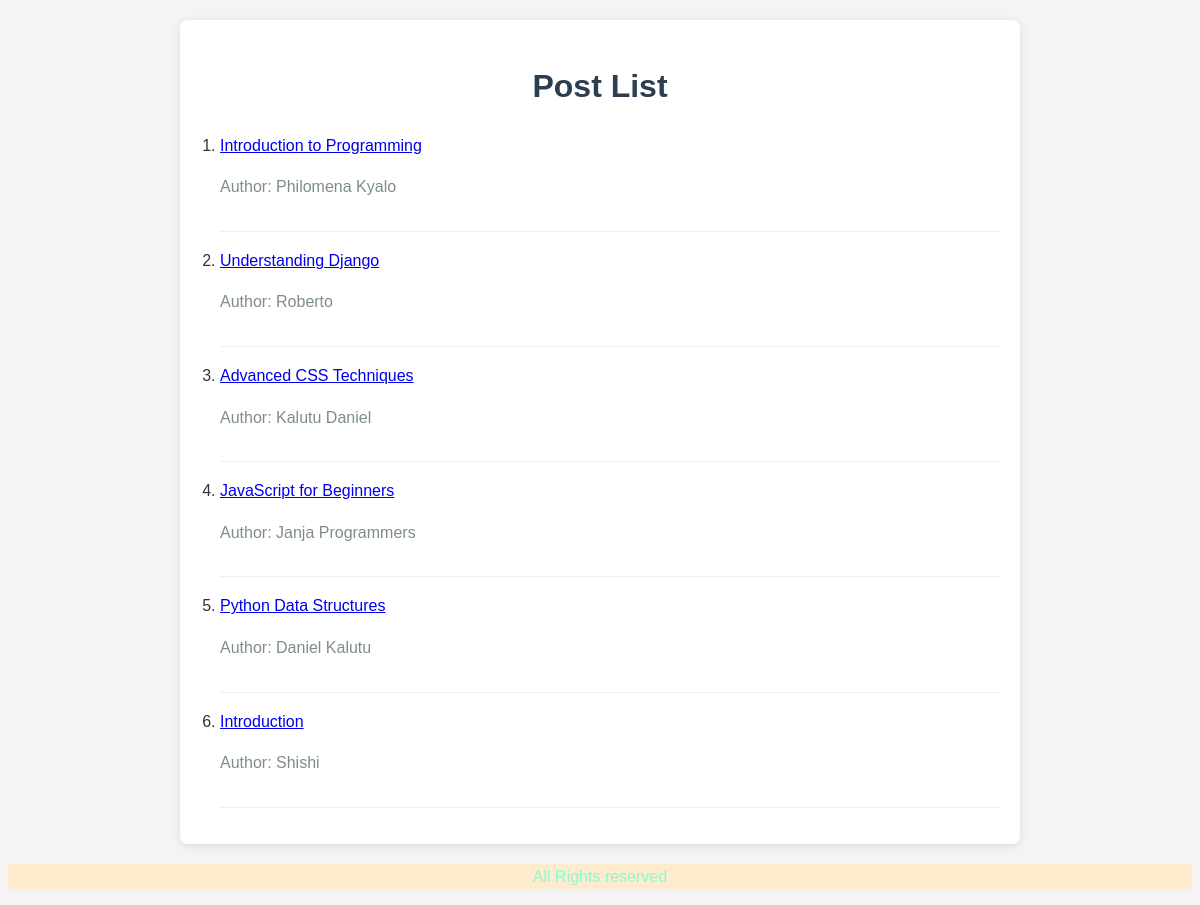
Screenshot of /blog/ with the database file from the repository.
### blog/models.py (models this page shows, shortened)
class Post(models.Model):
    title = models.CharField(max_length=200)
    author = models.CharField(max_length=100)
    content = models.TextField()
    date_created = models.DateTimeField(default=timezone.now, blank=True)
    category = models.CharField(max_length=100, blank=True)
    tags = models.CharField(max_length=200, blank=True)
    status = models.CharField(max_length=10, choices=[('draft', 'Draft'), ('published', 'Published')], default='draft')

### blog/views.py (the view)
# urls.py: path('', views.post_list, name='list'),
def post_list(request):
    posts = Post.objects.all()
    title = 'list'
    context = {
        'posts':posts,
        'title':title
    }
    return render(request, 'index.html', context )

### blog/templates/index.html
{% extends 'base.html' %} {% block content %}
<div class="post-list-container">
  <h1 class="post-list-title">Post List</h1>
  <ol class="post-list">
    {% for post in posts %}
    <li class="post-item">
      <p class="post-title">
        <a href="{% url 'detail' post.id %}">{{ post.title }}</a>
      </p>
      <p class="post-author">Author: {{ post.author }}</p>
    </li>
    {% endfor %}
  </ol>
</div>
{% endblock content %}

### static/css/style.css (style rules this page uses)
body { font-family: "Arial", sans-serif; line-height: 1.6; background-color: #f4f4f4; color: #333; }
.post-list-container { max-width: 800px; margin: 20px auto; background-color: #fff; padding: 20px; border-radius: 8px; box-shadow: 0 2px 10px rgba(0, 0, 0, 0.1); }
.post-list-title { font-size: 32px; color: #2c3e50; margin-bottom: 20px; text-align: center; }
.post-list { list-style-type: decimal; padding-left: 20px; }
.post-item { margin-bottom: 15px; padding-bottom: 15px; border-bottom: 1px solid #eee; }
.post-author { font-size: 16px; color: #7f8c8d; margin-top: 5px; }

### rows the page displays
Post: title "Introduction to Programming", author "Philomena Kyalo"
Post: title "Understanding Django", author "Roberto"
Post: title "Advanced CSS Techniques", author "Kalutu Daniel"
Post: title "JavaScript for Beginners", author "Janja Programmers"
Post: title "Python Data Structures", author "Daniel Kalutu"
Post: title "Introduction", author "Shishi"
